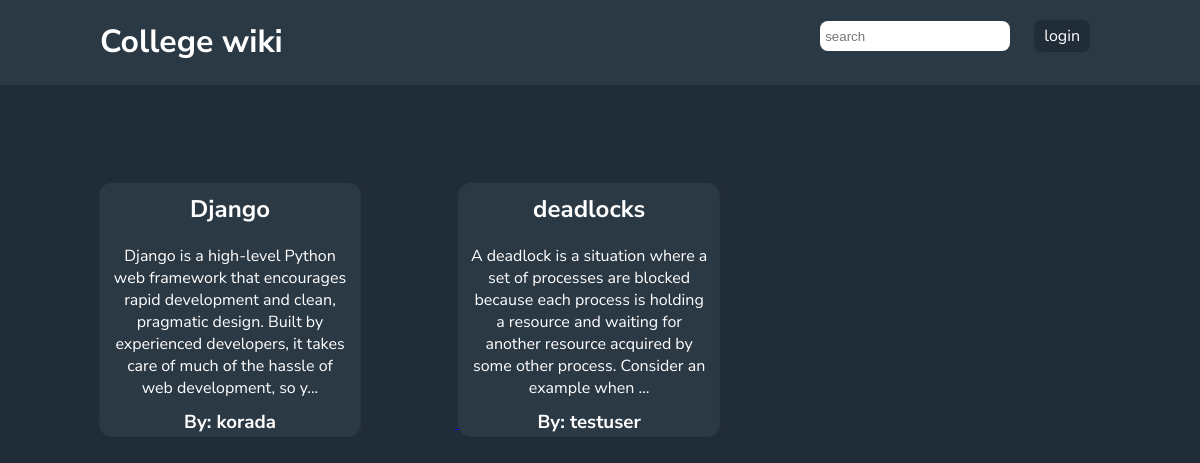
The page / on the database its author committed.
### pedia/models.py (models this page shows, shortened)
class Entry(models.Model):
    userName = models.CharField(max_length=100, default='korada')
    title = models.CharField(max_length=100, primary_key=True)
    body = models.CharField(max_length=10000)

### pedia/views.py (the view, shortened to what this page needs)
# urls.py: path("", views.index, name = "home"),
def index(request):
    if request.user.is_authenticated:
        return render(request, "pedia/index.html", {
            "pedias": Entry.objects.all(),
            "logged": True
        })
    return render(request, "pedia/index.html", {
        "pedias": Entry.objects.all(),
        "logged": False
    })

### pedia/templates/pedia/index.html (shortened to what this page needs)
{% load static %}
<!DOCTYPE html>
<html lang="en">
<head>
    <link rel="stylesheet" href="{% static 'pedia/styles.css' %}">
</head>
<body>
    <header>
        <h1>College wiki</h1>
        <div class="options">
            <form action="{% url 'home' %}" method="post">
                <input id="search" type="text" placeholder="search" name="search">
            </form>
            {% if logged %}
                <a href="add/">add</a>
                <a href="logout/">logout</a>
            {% else %}
                <a href="login/">login</a>
            {% endif %}
        </div>
    </header>
    <div class="main-body">
        {% for entry in pedias %}
            <a href="{{entry.title}}">
                <div class="card">
                    <h2>{{entry.title}}</h2>
                    <p>{{entry.body|slice:"0:200"}}...</p>
                    <h3>By: {{entry.userName}}</h3>
                </div>
            </a>
        {% endfor %}
    </div>
</body>
</html>

### pedia/static/pedia/styles.css (style rules this page uses)
* { margin: 0px; padding: 0px; }
:root { --body-bg: hsl(207, 26%, 17%); --body-color: hsl(0, 0%, 100%); --header-bg: hsl(209, 23%, 22%); --box-shadow: hsl(209, 23%, 22%); }
body { background-color: var(--body-bg); color: var(--body-color); font-family: 'Nunito Sans', sans-serif; }
header { background-color: var(--header-bg); color: var(--body-color); box-shadow: 0px 1px 1px 1px var(--box-shadow); padding: 20px 100px; }
header * { vertical-align: middle; display: inline-block; }
header .options { float: right; }
header .options a { margin: 0px 10px; padding: 5px 10px; text-decoration: none; background-color: var(--body-bg); color: var(--body-color); box-shadow: 0px 1px 1px 1px var(--box-shadow); border-radius: 8px; }
header .options input { color: var(--header-bg); margin: 0px 10px; padding: 5px; height: 20px; width: 15vw; border-radius: 8px; border: none; }
.main-body { margin: 50px 100px; }
.main-body .card { text-align: center; width: 26%; background-color: var(--header-bg); box-shadow: 0px 1px 1px 1px var(--box-shadow); cursor: pointer; border-radius: 12px; display: inline-block; color: var(--body-color); margin-right: 95px; margin-top: 50px; }
.card h2 { padding: 10px 0px; }
.card p { padding: 10px 10px }

### rows shown on the page
Entry: title "Django", body "Django is a high-level Python web framework that encourages rapid development and clean, pragmatic design. Built by experienced developers, it takes care of much of the hassle of web development, so y", userName "korada"
Entry: title "deadlocks", body "A deadlock is a situation where a set of processes are blocked because each process is holding a resource and waiting for another resource acquired by some other process. Consider an example when", userName "testuser"
